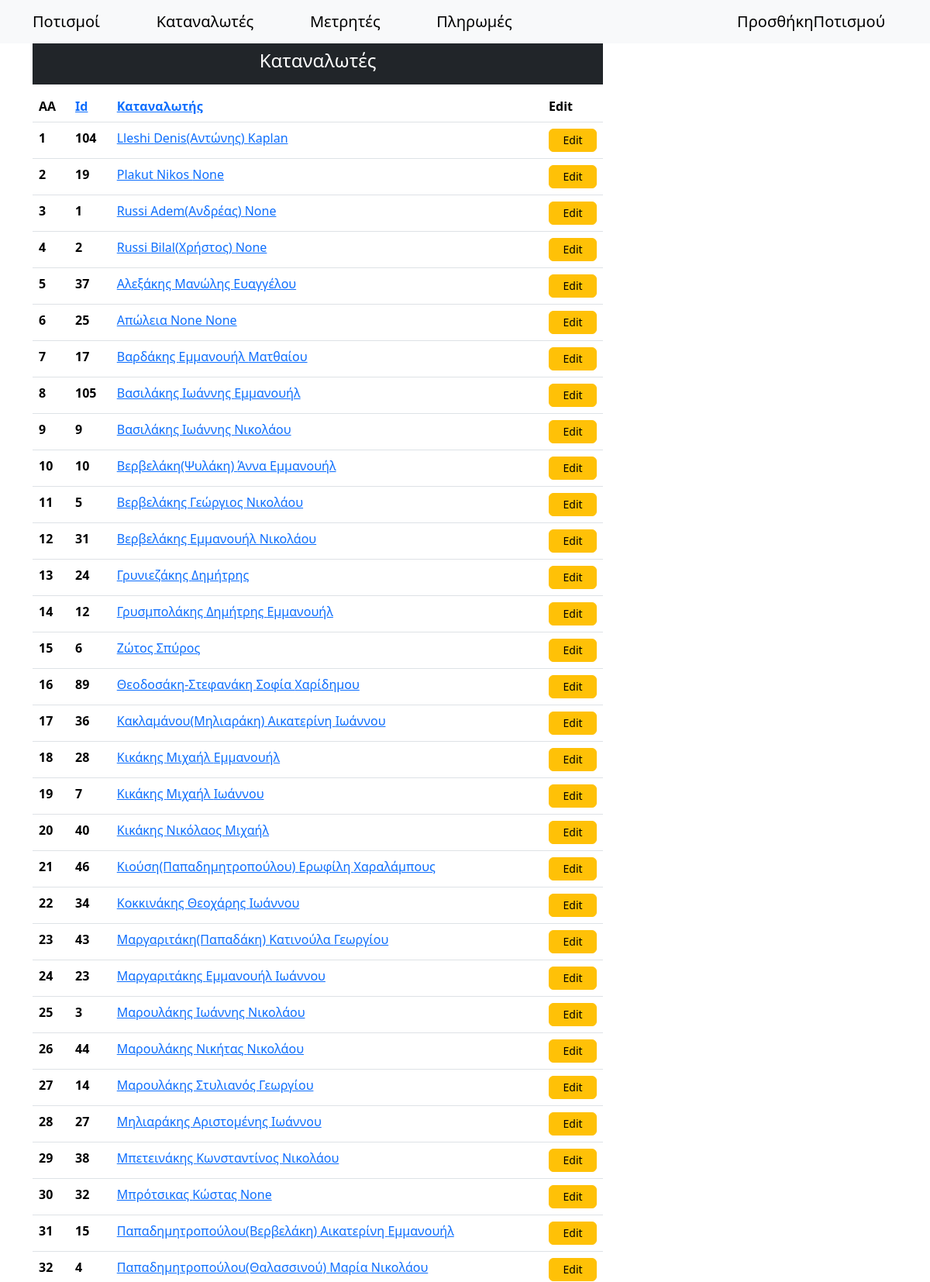
The app's page /customers/ (upper part) with its own data.
### synet/models.py (models this page shows, shortened)
class Persons(models.Model):
    surname = models.CharField(max_length=100)
    name = models.CharField(max_length=100, null=True, blank=True)
    fathersName = models.CharField(max_length=100, null=True, blank=True)
    afm = models.CharField(max_length=9, null=True, blank=True, unique=True)
    phone = models.CharField(max_length=10, null=True, blank=True)
    member = models.BooleanField(default=True)  # Είναι μέλος του συνεταιρισμού
    payAsMember = models.BooleanField(default=True)  # Πληρώνει σαν μέλος του συνεταιρισμού
    isActive = models.BooleanField(default=False)  # Είναι ενεργός στον πολιτισμό
    aa = models.IntegerField(null=True, blank=True, unique=True)  # Αύξων αριθμός απόφασης ΔΣ 7/10/2000
    placeOfResidence = models.CharField(max_length=20, null=True, blank=True) # Τόπος διαμονής
    notes = models.CharField(max_length=100, null=True, blank=True)
    class Meta:
        unique_together = ('surname', 'name', 'fathersName')
        ordering = ['surname', 'name', 'fathersName']
    @classmethod
    def customers(cls):
        return cls.objects.filter(isActive=True)

### synet/views.py (the view)
# urls.py: path('customers/', views.customers, name="customers"),
def customers(request):
    sort_by = request.GET.get('sort', 'surname')
    order = request.GET.get('order', 'asc')
    if order == 'desc':
        sort_by = f'-{sort_by}'  # Προσθέτει "-" για φθίνουσα ταξινόμηση
    data = Persons.customers().order_by(sort_by)
    context = {'data': data, 'order': 'asc' if order == 'desc' else 'desc'}
    return render(request, 'customers.html', context)

### templates/customers.html (shortened to what this page needs)
{% extends "main.html" %}
{% block content %}
<div class="container mt-5">
    <div class="row">
        <div class="col-md-8">
            <h4 class="text-center text-white bg-dark p-3">Καταναλωτές</h4>
            <table class="table">
                <thead>
                  <tr>
                    <th scope="col">ΑΑ</th>
                    <th scope="col"><a href="?sort=id&order={{ order }}">Id</a></th>
                    <th scope="col"><a href="?sort=surname&order={{ order }}">Καταναλωτής</a></th>
                    <th scope="col">Edit</th>
                  </tr>
                </thead>
                <tbody>
                    {% for d in data %}
                  <tr>
                    <th scope="row">{{ forloop.counter }}</th>
                    <th scope="row">{{d.id}}</th>
                    <td><a href="/customerIrrigations/{{d.id}}">{{d.surname}} {{d.name}} {{d.fathersName}}</a></td>
                    <td><a type="button" href="/customers/update/{{d.id}}" class="btn btn-warning">Edit</a></td>
                  </tr>
                  {% endfor %}
                </tbody>
              </table>
        </div>
    </div>
</div>
{% endblock content %}

### templates/main.html (style rules this page uses)
thead { position: sticky; top: 60px; background-color: #343a40; color: white; z-index: 1020; }

### templates/customers.html (style rules this page uses)
td a.btn { display: flex; align-items: center; justify-content: center; height: 30px; padding: 5px 10px; font-size: 14px; }

### records on screen
Persons: id "104", surname "Lleshi", name "Denis(Αντώνης)", fathersName "Kaplan"
Persons: id "19", surname "Plakut", name "Nikos", fathersName "None"
Persons: id "1", surname "Russi", name "Adem(Ανδρέας)", fathersName "None"
Persons: id "2", surname "Russi", name "Bilal(Χρήστος)", fathersName "None"
Persons: id "37", surname "Αλεξάκης", name "Μανώλης", fathersName "Ευαγγέλου"
Persons: id "25", surname "Απώλεια", name "None", fathersName "None"
Persons: id "17", surname "Βαρδάκης", name "Εμμανουήλ", fathersName "Ματθαίου"
Persons: id "105", surname "Βασιλάκης", name "Ιωάννης", fathersName "Εμμανουήλ"
Persons: id "9", surname "Βασιλάκης", name "Ιωάννης", fathersName "Νικολάου"
Persons: id "10", surname "Βερβελάκη(Ψυλάκη)", name "Άννα", fathersName "Εμμανουήλ"
Persons: id "5", surname "Βερβελάκης", name "Γεώργιος", fathersName "Νικολάου"
Persons: id "31", surname "Βερβελάκης", name "Εμμανουήλ", fathersName "Νικολάου"
Persons: id "24", surname "Γρυνιεζάκης", name "Δημήτρης"
Persons: id "12", surname "Γρυσμπολάκης", name "Δημήτρης", fathersName "Εμμανουήλ"
Persons: id "6", surname "Ζώτος", name "Σπύρος"
Persons: id "89", surname "Θεοδοσάκη-Στεφανάκη", name "Σοφία", fathersName "Χαρίδημου"
Persons: id "36", surname "Κακλαμάνου(Μηλιαράκη)", name "Αικατερίνη", fathersName "Ιωάννου"
Persons: id "28", surname "Κικάκης", name "Μιχαήλ", fathersName "Εμμανουήλ"
Persons: id "7", surname "Κικάκης", name "Μιχαήλ", fathersName "Ιωάννου"
Persons: id "40", surname "Κικάκης", name "Νικόλαος", fathersName "Μιχαήλ"
Persons: id "46", surname "Κιούση(Παπαδημητροπούλου)", name "Ερωφίλη", fathersName "Χαραλάμπους"
Persons: id "34", surname "Κοκκινάκης", name "Θεοχάρης", fathersName "Ιωάννου"
Persons: id "43", surname "Μαργαριτάκη(Παπαδάκη)", name "Κατινούλα", fathersName "Γεωργίου"
Persons: id "23", surname "Μαργαριτάκης", name "Εμμανουήλ", fathersName "Ιωάννου"
Persons: id "3", surname "Μαρουλάκης", name "Ιωάννης", fathersName "Νικολάου"
Persons: id "44", surname "Μαρουλάκης", name "Νικήτας", fathersName "Νικολάου"
Persons: id "14", surname "Μαρουλάκης", name "Στυλιανός", fathersName "Γεωργίου"
Persons: id "27", surname "Μηλιαράκης", name "Αριστομένης", fathersName "Ιωάννου"
Persons: id "38", surname "Μπετεινάκης", name "Κωνσταντίνος", fathersName "Νικολάου"
Persons: id "32", surname "Μπρότσικας", name "Κώστας", fathersName "None"
Persons: id "15", surname "Παπαδημητροπούλου(Βερβελάκη)", name "Αικατερίνη", fathersName "Εμμανουήλ"
Persons: id "4", surname "Παπαδημητροπούλου(Θαλασσινού)", name "Μαρία", fathersName "Νικολάου"
